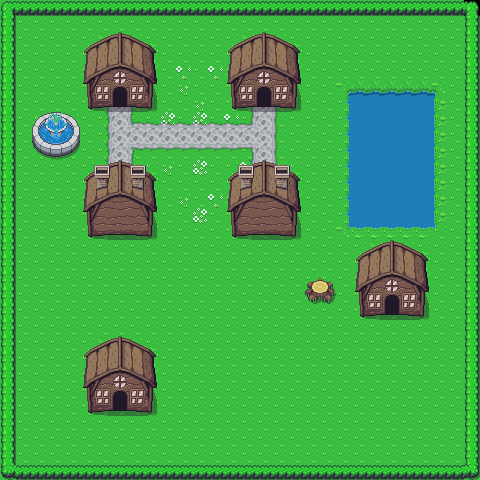

The image is a tile-based game level rendered from a .tmx file. Its description and source (layers, tilesets, objects; grid data summarised) follow:
An orthogonal 30x30 tile map with 16x16 px tiles, 4 tile layers (fondo, florecillas, borde_suelo, casas).

<map version="1.0" tiledversion="2017.07.26" orientation="orthogonal" renderorder="right-down" width="30" height="30" tilewidth="16" tileheight="16" nextobjectid="1">
 <tileset firstgid="1" name="patron" tilewidth="16" tileheight="16" tilecount="1440" columns="40">
  <image source="Overworld.png" trans="ffffff" width="640" height="576" />
 </tileset>
 <layer name="fondo" width="30" height="30">
  <data>[900 cells, 900 non-empty, 3 distinct tile ids]</data>
 </layer>
 <layer name="florecillas" width="30" height="30">
  <data>[900 cells, 13 non-empty, 3 distinct tile ids]</data>
 </layer>
 <layer name="borde_suelo" width="30" height="30">
  <data>[900 cells, 30 non-empty, 8 distinct tile ids]</data>
 </layer>
 <layer name="casas" width="30" height="30">
  <data>[900 cells, 348 non-empty, 77 distinct tile ids]</data>
 </layer>
</map>
